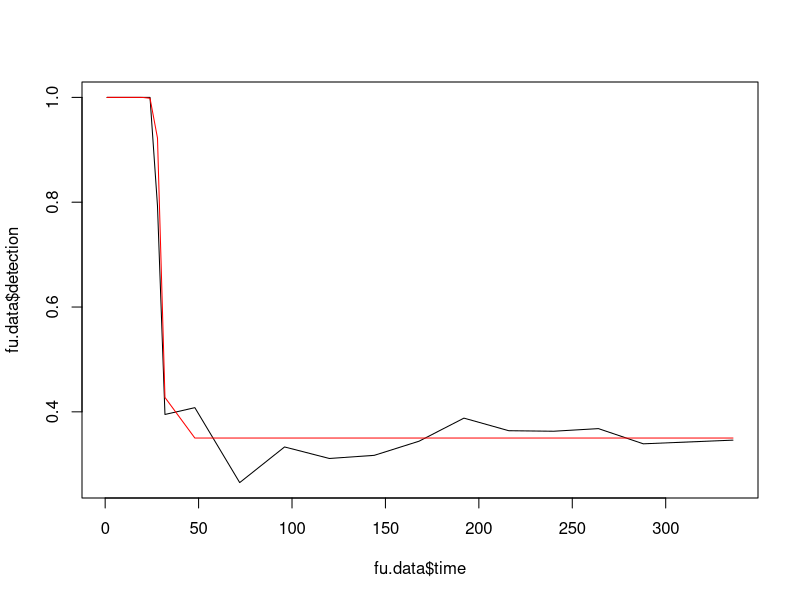

Reproduce this figure in R.
library(data.table)

fu.data <- fread("../data/Fu_data.csv")
names(fu.data) <- c("time","midges","log10titre","lower","upper","detection")
plot(fu.data$time,fu.data$detection,type="l")
t0 <- 30
k <- -1
l <- 0.35
lines(fu.data$time,(1-l)/(1+exp(-k*(fu.data$time - t0))) + l,col="red")
